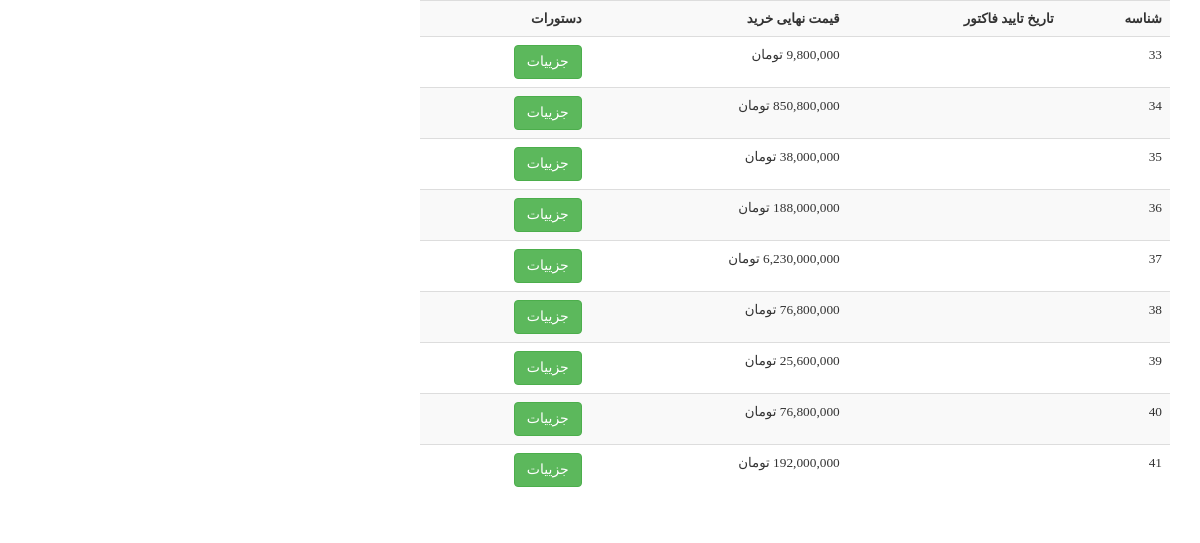
Page /user/my-shopping (signed in) on the earlier database version.
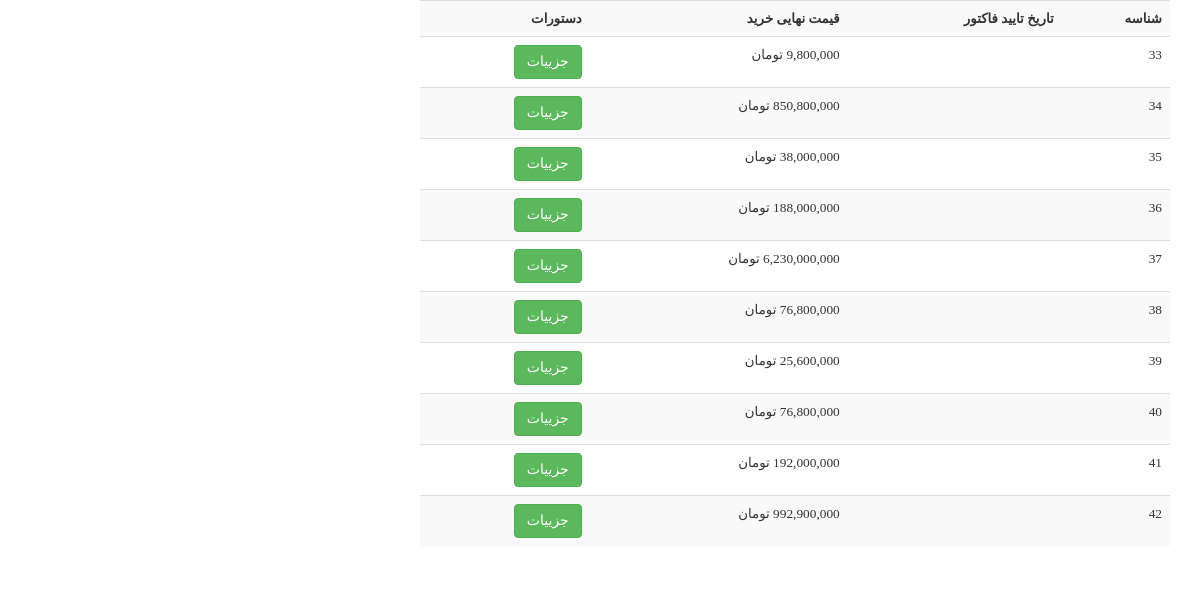
Same page on the later database version.
### order_module/models.py (models this page shows, shortened)
class Order(models.Model):
    user = models.ForeignKey(User, on_delete=models.CASCADE, verbose_name='کاربر')
    is_paid = models.BooleanField(verbose_name='نهایی شده / نشده')
    payment_date = models.DateField(null=True, blank=True, verbose_name='تاریخ پرداخت')
    def calculate_total_price(self):
        total_amount = 0
        for order_detail in self.orderdetail_set.all():
            price = order_detail.final_price if self.is_paid else order_detail.product.price
            count = order_detail.count
            if price is not None and count is not None:
                total_amount += price * count
        return total_amount
    class Meta:
        verbose_name = 'سبد خرید'
        verbose_name_plural = 'سبد خرید کاربران'

class OrderDetail(models.Model):
    order = models.ForeignKey(Order, on_delete=models.CASCADE, verbose_name='سبد خرید')
    product = models.ForeignKey(product, on_delete=models.CASCADE, verbose_name='محصول')
    final_price = models.IntegerField(null=True, blank=True, verbose_name='قیمت نهایی تکی محصول')
    count = models.IntegerField(verbose_name='تعداد')
    class Meta:
        verbose_name = 'جزییات سلد خرید'
        verbose_name_plural = 'لیست جزییات سبد های خرید'

### user_panel_module/views.py (the view)
# urls.py: path('my-shopping',views.MyShopping.as_view(),name='user-shopping-page'),
@method_decorator(login_required, name='dispatch')
class MyShopping(ListView):
    model = Order
    template_name = 'user_panel_module/user_shopping.html'
    def get_queryset(self):
        queryset = super().get_queryset()
        request: HttpRequest = self.request
        queryset = queryset.filter(user_id=request.user.id, is_paid=True)
        return queryset

### polls/templatetags/polls_extras.py (called while the page is built)
@register.filter(name='show_jalali_date')
def show_jalali_date(value):
    return date2jalali(value)

@register.filter(name='three_digits_currency')
def three_digits_currency(value: int):
    try:
        return '{:,}'.format(value) + ' تومان'
    except (ValueError, TypeError):
        return value

### user_panel_module/templates/user_panel_module/user_shopping.html (shortened to what this page needs)
{% extends 'shared/layout.html' %}
{% load polls_extras %}
{% load render_partial %}
{% block content %}
    <div class="container">
        <div class="row">
            <div class="col-md-8">
                <table class="table table-responsive table-hover table-striped">
                    <tr>
                        <th class="text-right">شناسه</th>
                        <th class="text-right">تاریخ تایید فاکتور</th>
                        <th class="text-right">قیمت نهایی خرید</th>
                        <th class="text-right">دستورات</th>
                    </tr>
                    {% for order in object_list %}
                        <tr>
                            <td class="text-right">{{ order.id }}</td>
                            <td class="text-right">
                            </td>
                            <td class="text-right">
                                {{ order.calculate_total_price|three_digits_currency }}
                            </td>
                            <td>
                                <a href="{% url 'user-shopping-detail-page' order_id=order.id %}" class="btn btn-success">جزییات</a>
                            </td>
                        </tr>
                    {% endfor %}
                </table>
            </div>
        </div>
    </div>
{% endblock %}

### templates/shared/layout.html (shortened to what this page needs)
{% load render_partial %}
<!DOCTYPE html>
<html lang="en">
<head>
    {% include 'shared/header_references.html' %}
</head>
<body>
{% block content %}{% endblock %}
</body>
</html>

### templates/shared/header_references.html (shortened to what this page needs)
{% load static %}
<link href="/static/css/bootstrap.min.css" rel="stylesheet">
<link href="/static/css/font-awesome.min.css" rel="stylesheet">
<link href="/static/css/prettyPhoto.css" rel="stylesheet">
<link href="/static/css/price-range.css" rel="stylesheet">
<link href="/static/css/animate.css" rel="stylesheet">
<link href="/static/css/main.css" rel="stylesheet">
<link href="/static/css/responsive.css" rel="stylesheet">
<link  href="/static/css/custom.css" rel="stylesheet">
<link rel="stylesheet" href="https://cdnjs.cloudflare.com/ajax/libs/font-awesome/6.5.1/css/all.min.css">

### static/css/main.css (style rules this page uses)
body { font-family: 'BYekan'; font-size: 10pt; position: relative; font-weight: normal; direction: rtl; }
a { -webkit-transition: 300ms; -moz-transition: 300ms; -o-transition: 300ms; transition: 300ms; }

Differences in the rows shown:
now on this page (row edited): Order: id "42", calculate_total_price|three_digits_currency "992,900,000 تومان"
